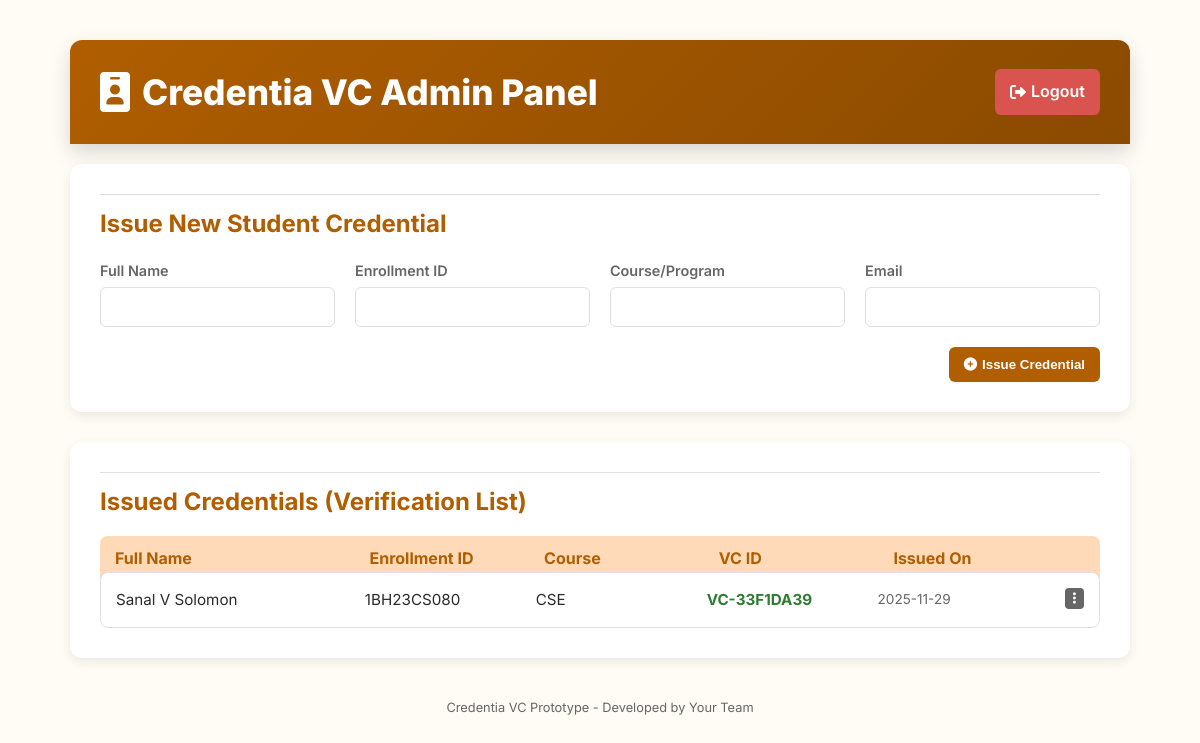
/ (signed in), run on an earlier commit of the app's database.
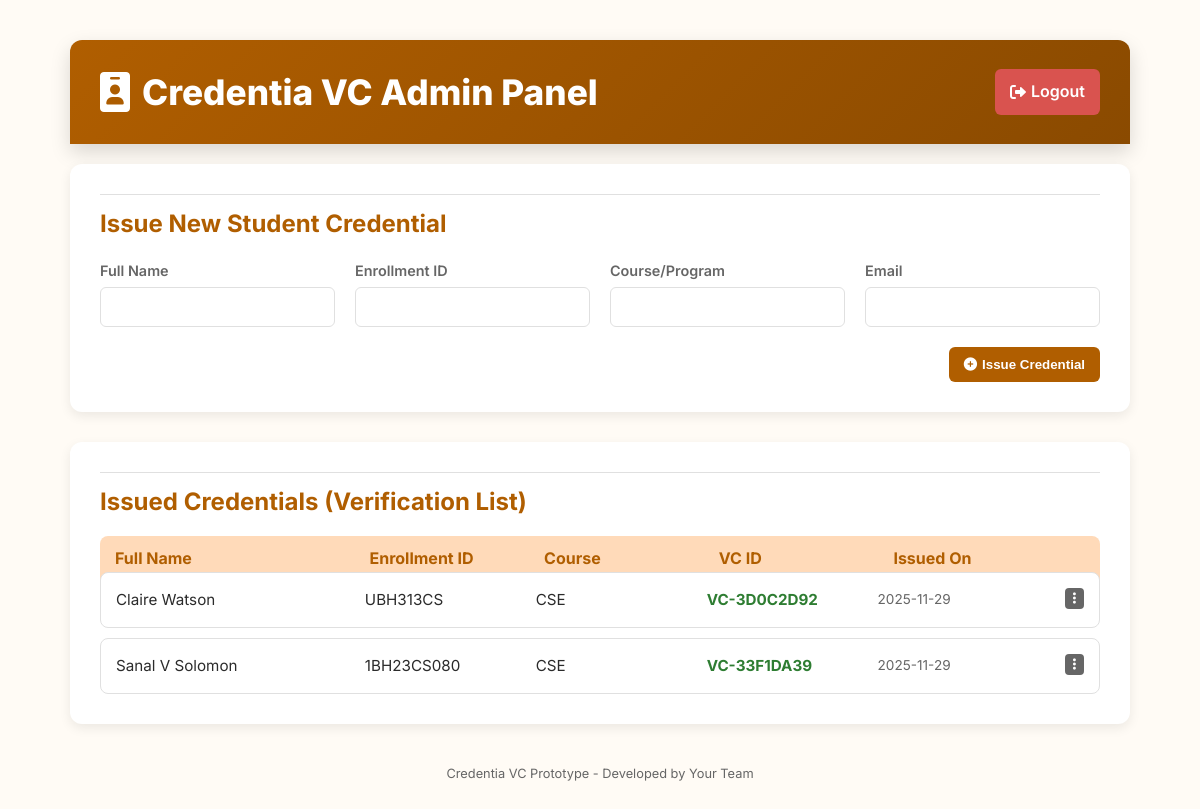
And on a later commit of the database.
### tables this page shows
CREATE TABLE students (
        id INTEGER PRIMARY KEY AUTOINCREMENT,
        full_name TEXT NOT NULL,
        enrollment_id TEXT UNIQUE NOT NULL,
        course TEXT NOT NULL,
        email TEXT NOT NULL,
        vc_id TEXT UNIQUE NOT NULL,
        issue_date DATETIME DEFAULT CURRENT_TIMESTAMP
    );

### index.php (the view, shortened to what this page needs)
    <?php
try {
    $db = new PDO('sqlite:credentials.sqlite');
    $db->setAttribute(PDO::ATTR_ERRMODE, PDO::ERRMODE_EXCEPTION);
    $db->exec("CREATE TABLE IF NOT EXISTS students (
        id INTEGER PRIMARY KEY AUTOINCREMENT,
        full_name TEXT NOT NULL,
        enrollment_id TEXT UNIQUE NOT NULL,
        course TEXT NOT NULL,
        email TEXT NOT NULL,
        vc_id TEXT UNIQUE NOT NULL,
        issue_date DATETIME DEFAULT CURRENT_TIMESTAMP
    )");
} catch (PDOException $e) {
    die("Database connection failed: " . $e->getMessage());
}
$students = [];
try {
    $result = $db->query("SELECT * FROM students ORDER BY issue_date DESC");
    $students = $result->fetchAll(PDO::FETCH_ASSOC);
} catch (PDOException $e) {
    $students = [];
}
?>
<!DOCTYPE html>
<html lang="en">
<head>
    <link rel="stylesheet" href="https://cdnjs.cloudflare.com/ajax/libs/font-awesome/6.0.0-beta3/css/all.min.css">
</head>
<body>
    <div class="container">
        <div class="header">
            <h1><i class="fas fa-id-badge"></i> Credentia VC Admin Panel</h1>
            <a href="index.php?action=logout" class="btn danger"><i class="fas fa-sign-out-alt"></i> Logout</a>
        </div>
        <div class="card">
            <h2>Issue New Student Credential</h2>
            <form action="index.php" method="POST">
                <div class="form-grid">
                    <div class="form-group">
                        <label for="full_name">Full Name</label>
                        <input type="text" name="full_name" id="full_name" required>
                    </div>
                    <div class="form-group">
                        <label for="enrollment_id">Enrollment ID</label>
                        <input type="text" name="enrollment_id" id="enrollment_id" required>
                    </div>
                    <div class="form-group">
                        <label for="course">Course/Program</label>
                        <input type="text" name="course" id="course" required>
                    </div>
                    <div class="form-group">
                        <label for="email">Email</label>
                        <input type="email" name="email" id="email" required>
                    </div>
                </div>
                <div style="margin-top: 20px; text-align: right;">
                    <button type="submit" class="btn primary">
                        <i class="fas fa-plus-circle"></i> Issue Credential
                    </button>
                </div>
            </form>
        </div>
        <div class="card">
            <h2>Issued Credentials (Verification List)</h2>
            <?php if (empty($students)): ?>
                <p>No credentials have been issued yet.</p>
            <?php else: ?>
                <div class="list-header student-info">
                    <span>Full Name</span>
                    <span>Enrollment ID</span>
                    <span>Course</span>
                    <span>VC ID</span>
                    <span>Issued On</span>
                </div>
                <div class="student-list">
                    <?php foreach ($students as $student): ?>
                        <div class="student-item">
                            <div class="student-info">
                                <span><?php echo htmlspecialchars($student['full_name']); ?></span>
                                <span><?php echo htmlspecialchars($student['enrollment_id']); ?></span>
                                <span><?php echo htmlspecialchars($student['course']); ?></span>
                                <span class="vc-id"><?php echo htmlspecialchars($student['vc_id']); ?></span>
                                <span class="issue-date"><?php echo date('Y-m-d', strtotime($student['issue_date'])); ?></span>
                            </div>
                            <div class="flex-end">
                                <button class="btn secondary" onclick="toggleOptions(this)" title="Options">
                                    <i class="fas fa-ellipsis-v"></i>
                                </button>
                            </div>
                        </div>
                    <?php endforeach; ?>
                </div>
            <?php endif; ?>
        </div>
        <p style="text-align: center; color: var(--muted); font-size: 0.8rem; margin-top: 40px;">
            Credentia VC Prototype - Developed by Your Team
        </p>
    </div>
</body>
</html>

### index.php (style rules this page uses)
:root { --primary-dark: #b05e00; --primary-light: #FFDAB9; --accent: #FFDAB9; --danger: #d9534f; --success: #5cb85c; --bg-1: #ffffff; --bg-2: #FFFBF5; --text: #2b2b2b; --muted: #666666; --border: #e0e0e0; --shadow: 0 4px 12px rgba(0, 0, 0, 0.08); }
* { box-sizing: border-box; margin: 0; padding: 0; }
body { font-family: 'Inter', sans-serif; background: var(--bg-2); color: var(--text); line-height: 1.6; }
.container { max-width: 1100px; margin: 40px auto; padding: 0 20px; }
.header { background: linear-gradient(135deg, var(--primary-dark) 0%, #8a4a00 100%); color: var(--bg-1); padding: 24px 30px; border-radius: 12px 12px 0 0; box-shadow: 0 8px 20px rgba(0, 0, 0, 0.15); margin-bottom: 20px; display: flex; justify-content: space-between; align-items: center; gap: 20px; }
.header h1 { font-size: 2.2rem; font-weight: 800; display: flex; align-items: center; gap: 12px; }
.header h1 i { font-size: 2.5rem; }
.card { background: var(--bg-1); padding: 30px; border-radius: 12px; box-shadow: var(--shadow); margin-bottom: 30px; }
.form-grid { display: grid; grid-template-columns: repeat(auto-fit, minmax(200px, 1fr)); gap: 20px; }
.form-group { display: flex; flex-direction: column; }
label { font-weight: 600; margin-bottom: 5px; font-size: 0.9rem; color: var(--muted); }
input[type="text"], input[type="email"] { padding: 10px; border: 1px solid var(--border); border-radius: 6px; font-size: 1rem; transition: border-color 0.2s; }
.btn { padding: 10px 15px; border: none; border-radius: 6px; cursor: pointer; font-weight: 600; transition: background-color 0.2s, transform 0.1s; display: inline-flex; align-items: center; justify-content: center; gap: 5px; text-decoration: none; }
.btn.primary { background: var(--primary-dark); color: var(--bg-1); }
.btn.danger { background: var(--danger); color: var(--bg-1); }
.btn.secondary { background: var(--muted); color: var(--bg-1); padding: 4px 8px; border-radius: 4px; }
h2 { font-size: 1.5rem; font-weight: 700; color: var(--primary-dark); margin-bottom: 15px; padding-top: 10px; border-top: 1px solid var(--border); }
.student-list { display: flex; flex-direction: column; gap: 10px; }
.student-item { background: var(--bg-1); padding: 15px; border-radius: 8px; border: 1px solid var(--border); display: flex; justify-content: space-between; align-items: flex-start; font-size: 0.95rem; position: relative; }
.student-info { flex-grow: 1; display: grid; grid-template-columns: 1.5fr 1fr 1fr 1fr 1.2fr; gap: 15px; align-items: center; }
.student-info span { overflow: hidden; text-overflow: ellipsis; white-space: nowrap; text-align: left; }
.student-info .vc-id { font-weight: 700; color: #2e7d32; }
.student-info .issue-date { font-size: 0.85rem; color: var(--muted); }
.list-header { font-weight: 700; color: var(--primary-dark); background: var(--accent); padding: 10px 15px; border-radius: 8px 8px 0 0; margin-bottom: -10px; }
.flex-end { display: flex; gap: 8px; flex-shrink: 0; }

What changed in the data, as far as the page shows it:
added students: full_name "Claire Watson", enrollment "UBH313CS", course "CSE", vc "VC-3D0C2D92", issue_date "2025-11-29"
